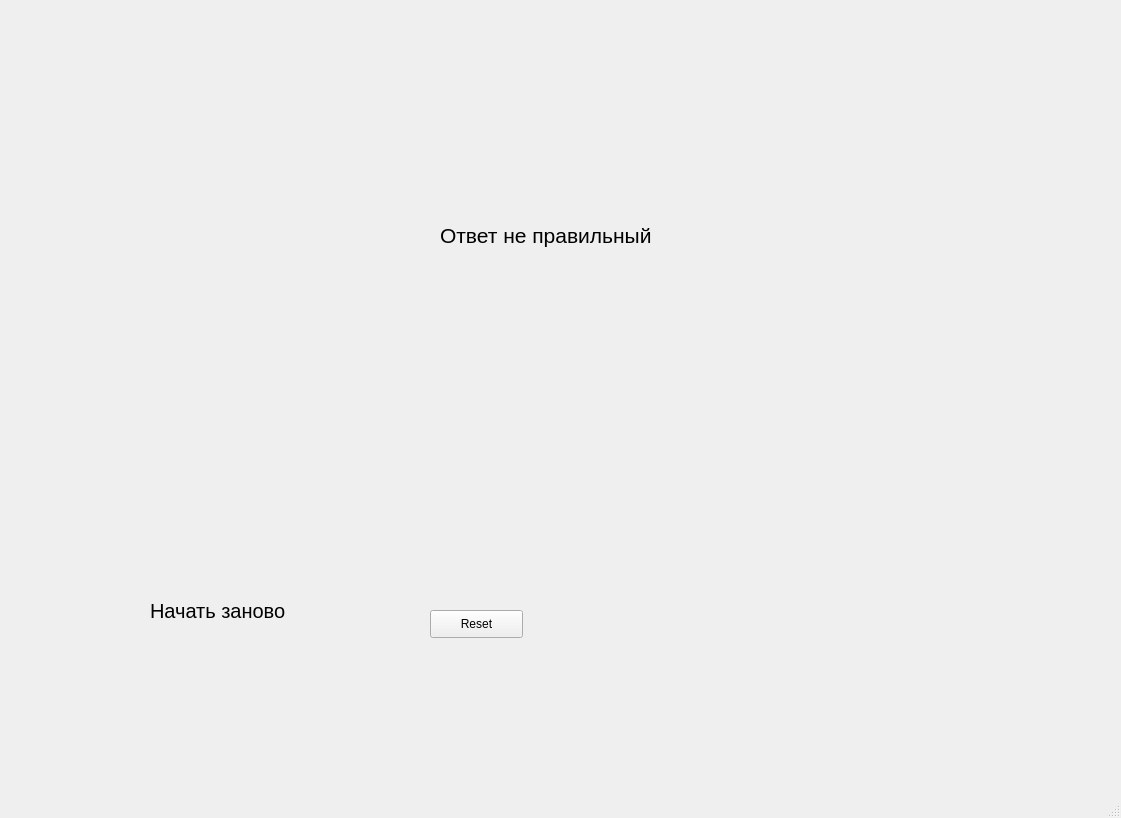
<?xml version="1.0" encoding="UTF-8"?>
<ui version="4.0">
 <class>MainWindow</class>
 <widget class="QMainWindow" name="MainWindow">
  <property name="geometry">
   <rect>
    <x>0</x>
    <y>0</y>
    <width>1121</width>
    <height>818</height>
   </rect>
  </property>
  <property name="windowTitle">
   <string>MainWindow</string>
  </property>
  <widget class="QWidget" name="centralwidget">
   <widget class="QLabel" name="label">
    <property name="geometry">
     <rect>
      <x>440</x>
      <y>160</y>
      <width>381</width>
      <height>151</height>
     </rect>
    </property>
    <property name="font">
     <font>
      <pointsize>16</pointsize>
     </font>
    </property>
    <property name="text">
     <string>Ответ не правильный</string>
    </property>
   </widget>
   <widget class="QLabel" name="label_2">
    <property name="geometry">
     <rect>
      <x>150</x>
      <y>590</y>
      <width>211</width>
      <height>41</height>
     </rect>
    </property>
    <property name="font">
     <font>
      <pointsize>15</pointsize>
     </font>
    </property>
    <property name="text">
     <string>Начать заново</string>
    </property>
   </widget>
   <widget class="QPushButton" name="pushButton">
    <property name="geometry">
     <rect>
      <x>430</x>
      <y>610</y>
      <width>93</width>
      <height>28</height>
     </rect>
    </property>
    <property name="text">
     <string>Reset</string>
    </property>
   </widget>
  </widget>
  <widget class="QMenuBar" name="menubar">
   <property name="geometry">
    <rect>
     <x>0</x>
     <y>0</y>
     <width>1121</width>
     <height>26</height>
    </rect>
   </property>
  </widget>
  <widget class="QStatusBar" name="statusbar"/>
 </widget>
 <resources/>
 <connections/>
</ui>
